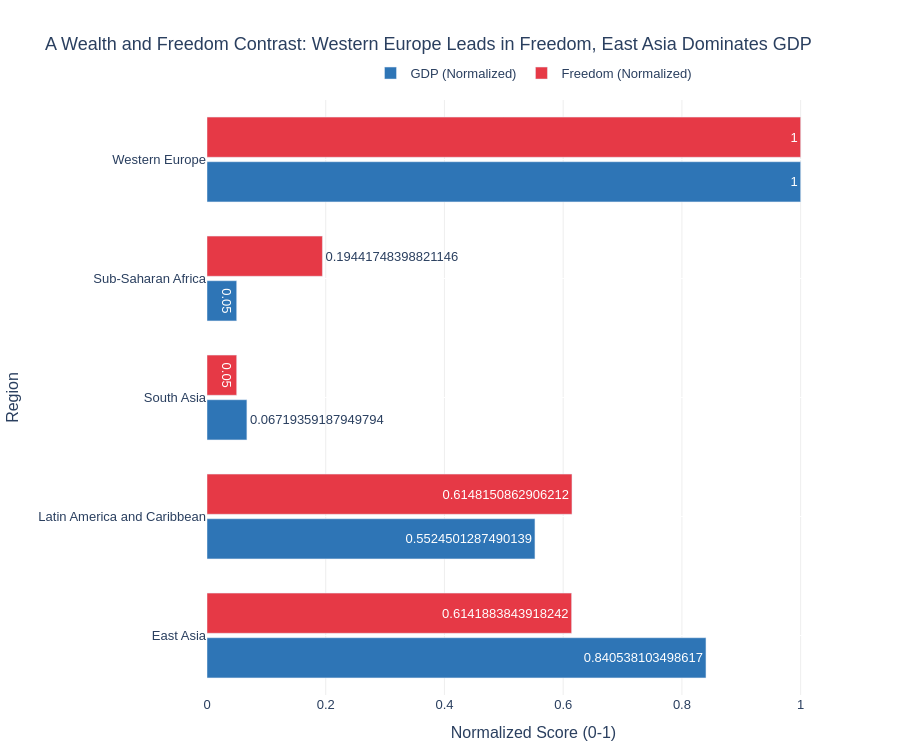

Write notebook code for a chart like this one.
### Code cell
# AI Solution

df = pd.read_csv('../data/world_happiness_2023.csv')

df = df.rename(columns={
    'Regional indicator': 'Region',
    'Logged GDP per capita': 'GDP',
    'Freedom to make life choices': 'Freedom'
})

df_target = df[df['Region'].isin(['Western Europe', 
    'Latin America and Caribbean', 
    'East Asia', 
    'Sub-Saharan Africa', 
    'South Asia'])]

region_group = df_target.groupby('Region')[['GDP', 'Freedom']].mean().reset_index()

gdp_min, gdp_max = region_group['GDP'].min(), region_group['GDP'].max()
region_group['GDP (Normalized)'] = 0.05 + 0.95 * (region_group['GDP'] - gdp_min) / (gdp_max - gdp_min)

frd_min, frd_max = region_group['Freedom'].min(), region_group['Freedom'].max()
region_group['Freedom (Normalized)'] = 0.05 + 0.95 * (region_group['Freedom'] - frd_min) / (frd_max - frd_min)

df_melted = region_group.melt(
    id_vars='Region',
    value_vars=['GDP (Normalized)', 'Freedom (Normalized)'],
    var_name='Sub-factor',
    value_name='Normalized_Value'
)

fig = px.bar(
    df_melted,
    y='Region', x='Normalized_Value', color='Sub-factor',
    orientation='h', 
    barmode='group',
    title='A Wealth and Freedom Contrast: Western Europe Leads in Freedom, East Asia Dominates GDP',
    labels={'Normalized_Value': 'Normalized Score (0-1)', 'Sub-factor': ''},
    color_discrete_sequence=['#2E75B6', '#E63946'],
    height=750,
    text='Normalized_Value'
)

fig.update_layout(
    plot_bgcolor='white', paper_bgcolor='white',
    font=dict(family='Arial', size=13),
    xaxis=dict(gridcolor='#EEEEEE', range=[0, 1.1]),
    yaxis=dict(gridcolor='white'),
    legend=dict(orientation='h', yanchor='bottom', y=1.02, xanchor='center', x=0.5),
    margin=dict(l=20, r=40, t=100, b=50),
    bargap=0.25,
    bargroupgap=0.1
)

fig.show()

### Figure 1 — Plotly figure (JSON) as saved in the notebook; plotly's stock layout.template omitted (floating-point values rounded to 4 significant figures)
{"data": [{"alignmentgroup": "True", "hovertemplate": "=GDP (Normalized)<br>Normalized Score (0-1)=%{text}<br>Region=%{y}<extra></extra>", "legendgroup": "GDP (Normalized)", "marker": {"color": "#2E75B6", "pattern": {"shape": ""}}, "name": "GDP (Normalized)", "offsetgroup": "GDP (Normalized)", "orientation": "h", "showlegend": true, "text": [0.8405, 0.5525, 0.06719, 0.05, 1.0], "textposition": "auto", "type": "bar", "x": [0.8405, 0.5525, 0.06719, 0.05, 1.0], "xaxis": "x", "y": ["East Asia", "Latin America and Caribbean", "South Asia", "Sub-Saharan Africa", "Western Europe"], "yaxis": "y"}, {"alignmentgroup": "True", "hovertemplate": "=Freedom (Normalized)<br>Normalized Score (0-1)=%{text}<br>Region=%{y}<extra></extra>", "legendgroup": "Freedom (Normalized)", "marker": {"color": "#E63946", "pattern": {"shape": ""}}, "name": "Freedom (Normalized)", "offsetgroup": "Freedom (Normalized)", "orientation": "h", "showlegend": true, "text": [0.6142, 0.6148, 0.05, 0.1944, 1.0], "textposition": "auto", "type": "bar", "x": [0.6142, 0.6148, 0.05, 0.1944, 1.0], "xaxis": "x", "y": ["East Asia", "Latin America and Caribbean", "South Asia", "Sub-Saharan Africa", "Western Europe"], "yaxis": "y"}], "layout": {"bargap": 0.25, "bargroupgap": 0.1, "barmode": "group", "font": {"family": "Arial", "size": 13}, "height": 750, "legend": {"orientation": "h", "title": {"text": ""}, "tracegroupgap": 0, "x": 0.5, "xanchor": "center", "y": 1.02, "yanchor": "bottom"}, "margin": {"b": 50, "l": 20, "r": 40, "t": 100}, "paper_bgcolor": "white", "plot_bgcolor": "white", "title": {"text": "A Wealth and Freedom Contrast: Western Europe Leads in Freedom, East Asia Dominates GDP"}, "xaxis": {"anchor": "y", "domain": [0, 1], "gridcolor": "#EEEEEE", "range": [0, 1.1], "title": {"text": "Normalized Score (0-1)"}}, "yaxis": {"anchor": "x", "domain": [0, 1], "gridcolor": "white", "title": {"text": "Region"}}}}
